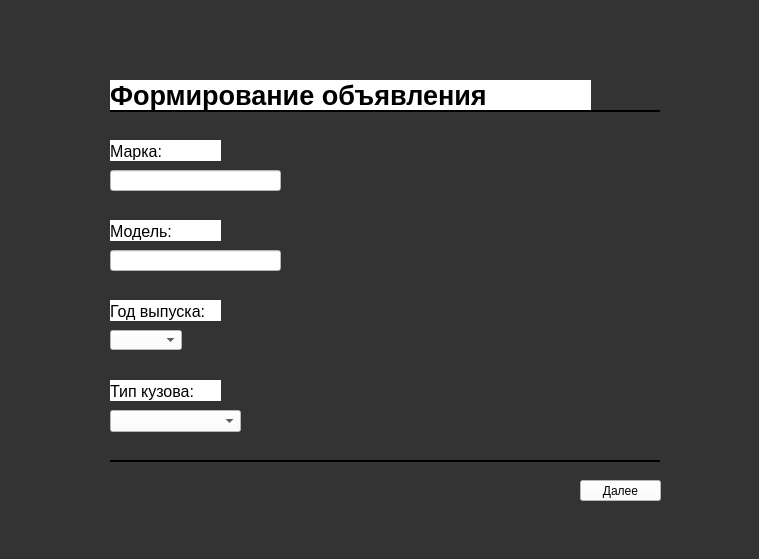
   <widget class="QWidget" name="page">
    <property name="styleSheet">
     <string notr="true">background-color: rgb(51, 51, 51);</string>
    </property>
    <widget class="QLabel" name="headerLabel">
     <property name="geometry">
      <rect>
       <x>110</x>
       <y>80</y>
       <width>481</width>
       <height>31</height>
      </rect>
     </property>
     <property name="font">
      <font>
       <pointsize>20</pointsize>
       <italic>false</italic>
       <bold>true</bold>
      </font>
     </property>
     <property name="styleSheet">
      <string notr="true">font: 700 20pt &quot;Arial&quot;;
background-color: rgb(255, 255, 255);</string>
     </property>
     <property name="text">
      <string>Формирование объявления</string>
     </property>
    </widget>
    <widget class="QLabel" name="markLabel">
     <property name="geometry">
      <rect>
       <x>110</x>
       <y>140</y>
       <width>111</width>
       <height>21</height>
      </rect>
     </property>
     <property name="font">
      <font>
       <pointsize>12</pointsize>
      </font>
     </property>
     <property name="styleSheet">
      <string notr="true">background-color: rgb(255, 255, 255);</string>
     </property>
     <property name="text">
      <string>Марка:</string>
     </property>
     <property name="alignment">
      <set>Qt::AlignBottom|Qt::AlignLeading|Qt::AlignLeft</set>
     </property>
    </widget>
    <widget class="QLabel" name="modelLabel">
     <property name="geometry">
      <rect>
       <x>110</x>
       <y>220</y>
       <width>111</width>
       <height>21</height>
      </rect>
     </property>
     <property name="font">
      <font>
       <pointsize>12</pointsize>
      </font>
     </property>
     <property name="styleSheet">
      <string notr="true">background-color: rgb(255, 255, 255);</string>
     </property>
     <property name="text">
      <string>Модель:</string>
     </property>
     <property name="alignment">
      <set>Qt::AlignBottom|Qt::AlignLeading|Qt::AlignLeft</set>
     </property>
    </widget>
    <widget class="QLabel" name="label_4">
     <property name="geometry">
      <rect>
       <x>110</x>
       <y>110</y>
       <width>550</width>
       <height>2</height>
      </rect>
     </property>
     <property name="styleSheet">
      <string notr="true">background-color: rgb(51, 51, 51);</string>
     </property>
     <property name="frameShape">
      <enum>QFrame::Box</enum>
     </property>
     <property name="text">
      <string/>
     </property>
    </widget>
    <widget class="QLineEdit" name="markLineEdit">
     <property name="geometry">
      <rect>
       <x>110</x>
       <y>170</y>
       <width>171</width>
       <height>21</height>
      </rect>
     </property>
     <property name="font">
      <font>
       <pointsize>12</pointsize>
      </font>
     </property>
     <property name="styleSheet">
      <string notr="true">background-color: rgb(255, 255, 255);</string>
     </property>
     <property name="alignment">
      <set>Qt::AlignBottom|Qt::AlignLeading|Qt::AlignLeft</set>
     </property>
    </widget>
    <widget class="QLineEdit" name="modelLineEdit">
     <property name="geometry">
      <rect>
       <x>110</x>
       <y>250</y>
       <width>171</width>
       <height>21</height>
      </rect>
     </property>
     <property name="font">
      <font>
       <pointsize>12</pointsize>
      </font>
     </property>
     <property name="styleSheet">
      <string notr="true">background-color: rgb(255, 255, 255);</string>
     </property>
     <property name="alignment">
      <set>Qt::AlignBottom|Qt::AlignLeading|Qt::AlignLeft</set>
     </property>
    </widget>
    <widget class="QPushButton" name="backButton">
     <property name="geometry">
      <rect>
       <x>10</x>
       <y>10</y>
       <width>31</width>
       <height>31</height>
      </rect>
     </property>
     <property name="text">
      <string/>
     </property>
     <property name="icon">
      <iconset resource="qrc.qrc">
       <normaloff>:/backIcon.png</normaloff>:/backIcon.png</iconset>
     </property>
     <property name="iconSize">
      <size>
       <width>30</width>
       <height>30</height>
      </size>
     </property>
     <property name="autoDefault">
      <bool>false</bool>
     </property>
     <property name="flat">
      <bool>true</bool>
     </property>
    </widget>
    <widget class="QLabel" name="label_5">
     <property name="geometry">
      <rect>
       <x>110</x>
       <y>300</y>
       <width>111</width>
       <height>21</height>
      </rect>
     </property>
     <property name="font">
      <font>
       <pointsize>12</pointsize>
      </font>
     </property>
     <property name="styleSheet">
      <string notr="true">background-color: rgb(255, 255, 255);</string>
     </property>
     <property name="text">
      <string>Год выпуска: </string>
     </property>
     <property name="alignment">
      <set>Qt::AlignBottom|Qt::AlignLeading|Qt::AlignLeft</set>
     </property>
    </widget>
    <widget class="QLabel" name="label_6">
     <property name="geometry">
      <rect>
       <x>110</x>
       <y>380</y>
       <width>111</width>
       <height>21</height>
      </rect>
     </property>
     <property name="font">
      <font>
       <pointsize>12</pointsize>
      </font>
     </property>
     <property name="styleSheet">
      <string notr="true">background-color: rgb(255, 255, 255);</string>
     </property>
     <property name="text">
      <string>Тип кузова:</string>
     </property>
     <property name="alignment">
      <set>Qt::AlignBottom|Qt::AlignLeading|Qt::AlignLeft</set>
     </property>
    </widget>
    <widget class="QComboBox" name="bodyComboBox">
     <property name="geometry">
      <rect>
       <x>110</x>
       <y>410</y>
       <width>131</width>
       <height>22</height>
      </rect>
     </property>
     <property name="font">
      <font>
       <pointsize>12</pointsize>
      </font>
     </property>
     <property name="styleSheet">
      <string notr="true">background-color: rgb(255, 255, 255);</string>
     </property>
    </widget>
    <widget class="QPushButton" name="continueButton">
     <property name="geometry">
      <rect>
       <x>580</x>
       <y>480</y>
       <width>81</width>
       <height>21</height>
      </rect>
     </property>
     <property name="layoutDirection">
      <enum>Qt::RightToLeft</enum>
     </property>
     <property name="styleSheet">
      <string notr="true">background-color: rgb(255, 255, 255);</string>
     </property>
     <property name="text">
      <string>Далее</string>
     </property>
     <property name="icon">
      <iconset resource="qrc.qrc">
       <normaloff>:/next.png</normaloff>:/next.png</iconset>
     </property>
     <property name="flat">
      <bool>false</bool>
     </property>
     <property name="Alignment " stdset="0">
      <string>AlignRight</string>
     </property>
    </widget>
    <widget class="QComboBox" name="prodYearComboBox">
     <property name="geometry">
      <rect>
       <x>110</x>
       <y>330</y>
       <width>72</width>
       <height>20</height>
      </rect>
     </property>
     <property name="font">
      <font>
       <pointsize>12</pointsize>
      </font>
     </property>
     <property name="styleSheet">
      <string notr="true">background-color: rgb(255, 255, 255);</string>
     </property>
    </widget>
    <widget class="QLabel" name="label_7">
     <property name="geometry">
      <rect>
       <x>110</x>
       <y>460</y>
       <width>550</width>
       <height>2</height>
      </rect>
     </property>
     <property name="styleSheet">
      <string notr="true">background-color: rgb(51, 51, 51);</string>
     </property>
     <property name="frameShape">
      <enum>QFrame::Box</enum>
     </property>
     <property name="text">
      <string/>
     </property>
    </widget>
    <widget class="QWidget" name="widget" native="true">
     <property name="geometry">
      <rect>
       <x>50</x>
       <y>50</y>
       <width>700</width>
       <height>500</height>
      </rect>
     </property>
     <property name="styleSheet">
      <string notr="true">background-image: url(:/addAdPHO.png);</string>
     </property>
    </widget>
    <zorder>widget</zorder>
    <zorder>headerLabel</zorder>
    <zorder>markLabel</zorder>
    <zorder>modelLabel</zorder>
    <zorder>label_4</zorder>
    <zorder>markLineEdit</zorder>
    <zorder>modelLineEdit</zorder>
    <zorder>backButton</zorder>
    <zorder>label_5</zorder>
    <zorder>label_6</zorder>
    <zorder>bodyComboBox</zorder>
    <zorder>continueButton</zorder>
    <zorder>prodYearComboBox</zorder>
    <zorder>label_7</zorder>
   </widget>
